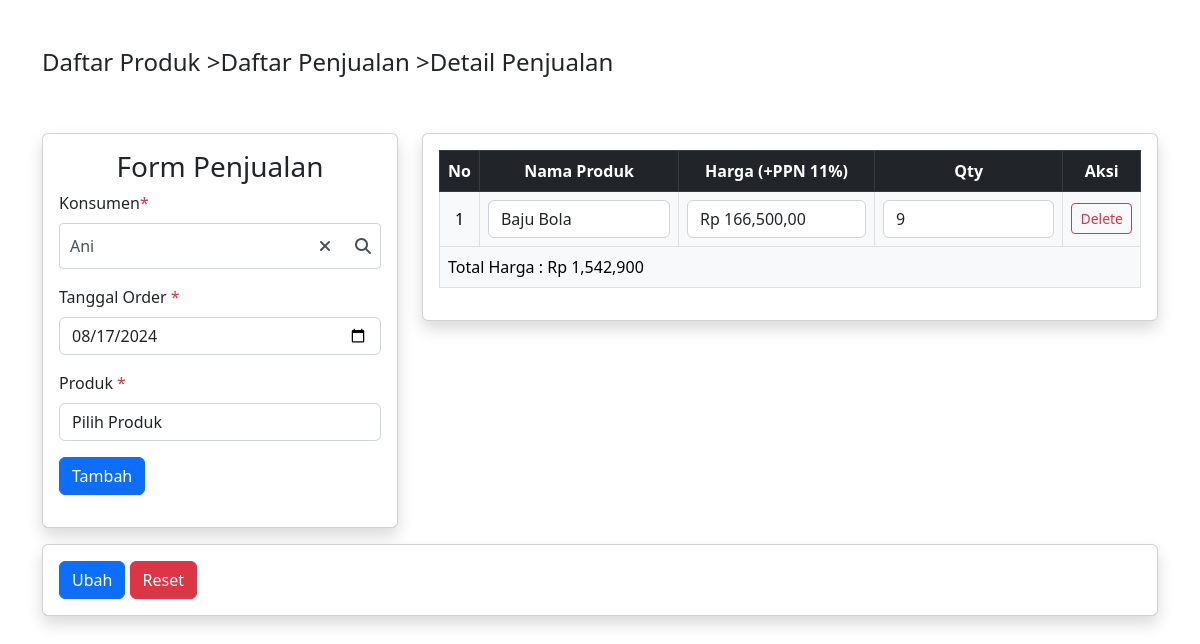
Page /penjualan.php?id=5 (signed in) on the committed database.
### tables this page shows
CREATE TABLE `orders` (
  `id` int NOT NULL AUTO_INCREMENT,
  `tanggal_order` date NOT NULL,
  `total_harga` float NOT NULL,
  `created_at` timestamp NULL DEFAULT CURRENT_TIMESTAMP,
  `updated_at` timestamp NULL DEFAULT CURRENT_TIMESTAMP ON UPDATE CURRENT_TIMESTAMP,
  `customer_id` int DEFAULT NULL,
  PRIMARY KEY (`id`),
  KEY `customer_id` (`customer_id`),
  CONSTRAINT `orders_ibfk_1` FOREIGN KEY (`customer_id`) REFERENCES `customers` (`id`) ON DELETE SET NULL
);

CREATE TABLE `customers` (
  `id` int NOT NULL AUTO_INCREMENT,
  `nama` varchar(255) NOT NULL,
  `alamat` varchar(255) DEFAULT NULL,
  `created_at` timestamp NULL DEFAULT CURRENT_TIMESTAMP,
  `updated_at` timestamp NULL DEFAULT CURRENT_TIMESTAMP ON UPDATE CURRENT_TIMESTAMP,
  PRIMARY KEY (`id`)
);

CREATE TABLE `order_products` (
  `id` int NOT NULL AUTO_INCREMENT,
  `order_id` int DEFAULT NULL,
  `product_id` int DEFAULT NULL,
  `qty` int NOT NULL,
  `created_at` timestamp NULL DEFAULT CURRENT_TIMESTAMP,
  `updated_at` timestamp NULL DEFAULT CURRENT_TIMESTAMP ON UPDATE CURRENT_TIMESTAMP,
  PRIMARY KEY (`id`),
  KEY `order_id` (`order_id`),
  KEY `product_id` (`product_id`),
  CONSTRAINT `order_products_ibfk_1` FOREIGN KEY (`order_id`) REFERENCES `orders` (`id`) ON DELETE CASCADE,
  CONSTRAINT `order_products_ibfk_2` FOREIGN KEY (`product_id`) REFERENCES `products` (`id`) ON DELETE CASCADE
);

CREATE TABLE `products` (
  `id` int NOT NULL AUTO_INCREMENT,
  `nama_produk` varchar(255) NOT NULL,
  `deskripsi` text,
  `gambar` varchar(255) DEFAULT NULL,
  `harga` float NOT NULL,
  `ppn` int DEFAULT '0',
  `created_at` timestamp NULL DEFAULT CURRENT_TIMESTAMP,
  `updated_at` timestamp NULL DEFAULT CURRENT_TIMESTAMP ON UPDATE CURRENT_TIMESTAMP,
  PRIMARY KEY (`id`)
);

### penjualan.php (the view, shortened to what this page needs)
<?php include "./layout/header.php"; ?>
<?php
include_once "./php/config.php";
$hasId = isset($_GET['id']) && !empty($_GET['id']);
?>
<div class="container my-5">
    <div class="row mb-5">
        <div class="col">
            <div class="d-flex">
                <h4><a href="/" class="text-decoration-none text-dark">Daftar Produk ></a></h4>
                <h4><a href="daftar-penjualan.php" class="text-decoration-none text-dark">Daftar Penjualan ></a></h4>
                <?php if ($hasId): ?>
                    <h4>Detail Penjualan</h4>
                <?php else: ?>
                    <h4>Tambah Data Penjualan</h4>
                <?php endif; ?>
            </div>
        </div>
    </div>
    <?php if ($hasId): ?>
        <?php $orderId = $_GET['id'] ?>
        <?php $oldOrderQuery = mysqli_query($conn, "SELECT o.id, o.customer_id, c.nama AS nama_pembeli, o.tanggal_order, o.total_harga FROM orders o JOIN customers c ON o.customer_id = c.id WHERE o.id = $orderId") ?>
        <?php if (mysqli_num_rows($oldOrderQuery) < 1): ?>
            <div class="row justify-content-center">
                <div class="col-md-12">
                    <h3 class="text-center">Id tidak ditemukan</h3>
                </div>
            </div>
        <?php else: ?>
            <?php $order = mysqli_fetch_assoc($oldOrderQuery) ?>
        <?php endif; ?>
    <?php endif; ?>
    <form action="" method="POST" autocomplete="off" id="form_penjualan">
        <div class="row justify-content-start mb-3">
            <div class="col-md-4">
                <div class="card rounded shadow">
                    <div class="card-body">
                        <h3 class="text-center">Form Penjualan</h3>
                        <div>
                            <div class="mb-3">
                                <label for="nama_pembeli" class="form-label">Konsumen<span
                                        class="text-danger">*</span></label>
                                <div class="custom-dropdown-search">
                                    <div class="custom-input-container">
                                        <input type="text" id="customSearchInput" placeholder="Cari/Pilih..."
                                            class="custom-form-control"
                                            value="<?= $hasId ? $order['nama_pembeli'] : ""; ?>" />
                                        <button id="customSearchBtn" class="custom-search-btn">
                                            <i class="fas fa-search"></i>
                                        </button>
                                        <button id="customClearBtn" class="custom-clear-btn"
                                            style="display: <?= $hasId ? "block" : "none"; ?>;">
                                            <i class="fas fa-times"></i>
                                        </button>
                                    </div>
                                </div>
                            </div>
                            <div class="mb-3">
                                <label for="tanggal_order" class="form-label">Tanggal Order <span
                                        class="text-danger">*</span></label>
                                <input type="date" class="form-control" name="tanggal_order" id="tanggal_order"
                                    value="<?= $hasId ? date('Y-m-d', strtotime($order['tanggal_order'])) : date('Y-m-d'); ?>"
                                    required>
                            </div>
                            <div class="mb-3">
                                <label for="product_select" class="form-label">Produk <span
                                        class="text-danger">*</span></label>
                                <select name="product_select" id="product_select" class="form-control">
                                    <option value="" selected disabled>Pilih Produk</option>
                                </select>
                            </div>
                            <div class="mb-3">
                                <button type="button" class="btn btn-primary" id="tambah_produk">Tambah</button>
                            </div>
                        </div>
                    </div>
                </div>
            </div>
            <div class="col-md-8">
                <div class="card rounded shadow">
                    <div class="card-body">
                        <table class="table table-light table-hover table-bordered" id="product_table">
                            <thead class="table-dark">
                                <tr>
                                    <th class="text-center">No</th>
                                    <th class="text-center">Nama Produk</th>
                                    <th class="text-center">Harga (+PPN 11%)</th>
                                    <th class="text-center">Qty</th>
                                    <th class="text-center">Aksi</th>
                                </tr>
                            </thead>
                            <tbody>
                                <?php if ($hasId): ?>
                                    <?php
                                    $queryProducts = mysqli_query(
                                        $conn,
                                        "SELECT
                                            op.id AS order_product_id,
                                            op.order_id,
                                            p.id,
                                            p.nama_produk,
                                            p.harga,
                                            op.qty
                                        FROM
                                            order_products AS op
                                        JOIN
                                            products AS p ON op.product_id = p.id
                                        WHERE
                                            op.order_id = $orderId
                                "
                                    )
                                        ?>
                                    <?php if (mysqli_num_rows($queryProducts) < 1): ?>
                                        <tr>
                                            <td class="text-center align-middle fw-bold" colspan="5">Tidak ada data.</td>
                                        </tr>
                                    <?php else: ?>
                                        <?php $no = 1; ?>
                                        <?php while ($row = mysqli_fetch_assoc($queryProducts)): ?>
                                            <tr>
                                                <td class="text-center align-middle" data-column="no"><?= $no++; ?></td>
                                                <td class="text-center align-middle" data-column="nama_produk">
                                                    <input type="text" class="form-control" value="<?= $row['nama_produk']; ?>"
                                                        name="nama_produk" readonly>
                                                </td>
                                                <td class="text-center align-middle" data-column="hargaPpn"
                                                    data-harga="<?= $row['harga'] + ($row['harga'] * 0.11); ?>"
                                                    data-price-column="true">
                                                    <input type="text" class="form-control input_detail_harga"
                                                        value="<?= 'Rp ' . number_format($row['harga'] + ($row['harga'] * 0.11), 2, ',', ','); ?>"
                                                        readonly>
                                                </td>
                                                <td class="text-center align-middle" data-column="qty" data-qty="true">
                                                    <input type="number" name="qty_produk" class="form-control input-qty"
                                                        value="<?= $row['qty']; ?>">
                                                </td>
                                                <td class="text-center align-middle">
                                                    <button class="btn btn-outline-danger btn-sm btn-delete">Delete</button>
                                                </td>
                                            </tr>
                                        <?php endwhile; ?>
                                    <?php endif; ?>
                                <?php else: ?>
                                    <tr>
                                        <td colspan="5" class="text-center fw-bold">Tidak ada data.</td>
                                    </tr>
                                <?php endif; ?>
                            </tbody>
                            <tfoot>
                                <tr>
                                    <td colspan="5" class="text-start">Total Harga : <span
                                            id="total_harga_produk"><?= $hasId ? 'Rp ' . number_format($order['total_harga'], 0, ',', ',') : "0"; ?></span>
                                    </td>
                                </tr>
                            </tfoot>
                        </table>
                    </div>
                </div>
            </div>
        </div>
        <div class="row justify-content-center">
            <div class="col-md-12">
                <div class="card rounded shadow">
                    <div class="card-body">
                        <button type="submit" class="btn btn-primary">
                            <?= $hasId ? "Ubah" : "Simpan" ?>
                        </button>
                        <button type="reset" class="btn btn-danger">Reset</button>
                    </div>
                </div>
            </div>
        </div>
    </form>
</div>
<?php include_once "./layout/footer.php" ?>

### css/dropdownSearch.css (style rules this page uses)
.custom-dropdown-search { position: relative; width: 100%; max-width: 100%; }
.custom-input-container { position: relative; }
.custom-form-control { width: 100%; padding: 10px; padding-right: 40px; box-sizing: border-box; border: 1px solid #ced4da; border-radius: 4px; background-color: #fff; font-size: 16px; color: #495057; outline: none; cursor: text; transition: border-color 0.15s ease-in-out, box-shadow 0.15s ease-in-out; }
.custom-search-btn, .custom-clear-btn { position: absolute; top: 0; bottom: 0; right: 0; border: none; background: none; padding: 10px; cursor: pointer; color: #495057; }
.custom-clear-btn { right: 40px; }

### rows in the picture
orders: customer.nama "Ani", tanggal_order "08/17/2024", total_harga "1,542,900"
order_products: nama_produk "Baju Bola", product.harga "Rp 166,500,00", qty_produk "9"
